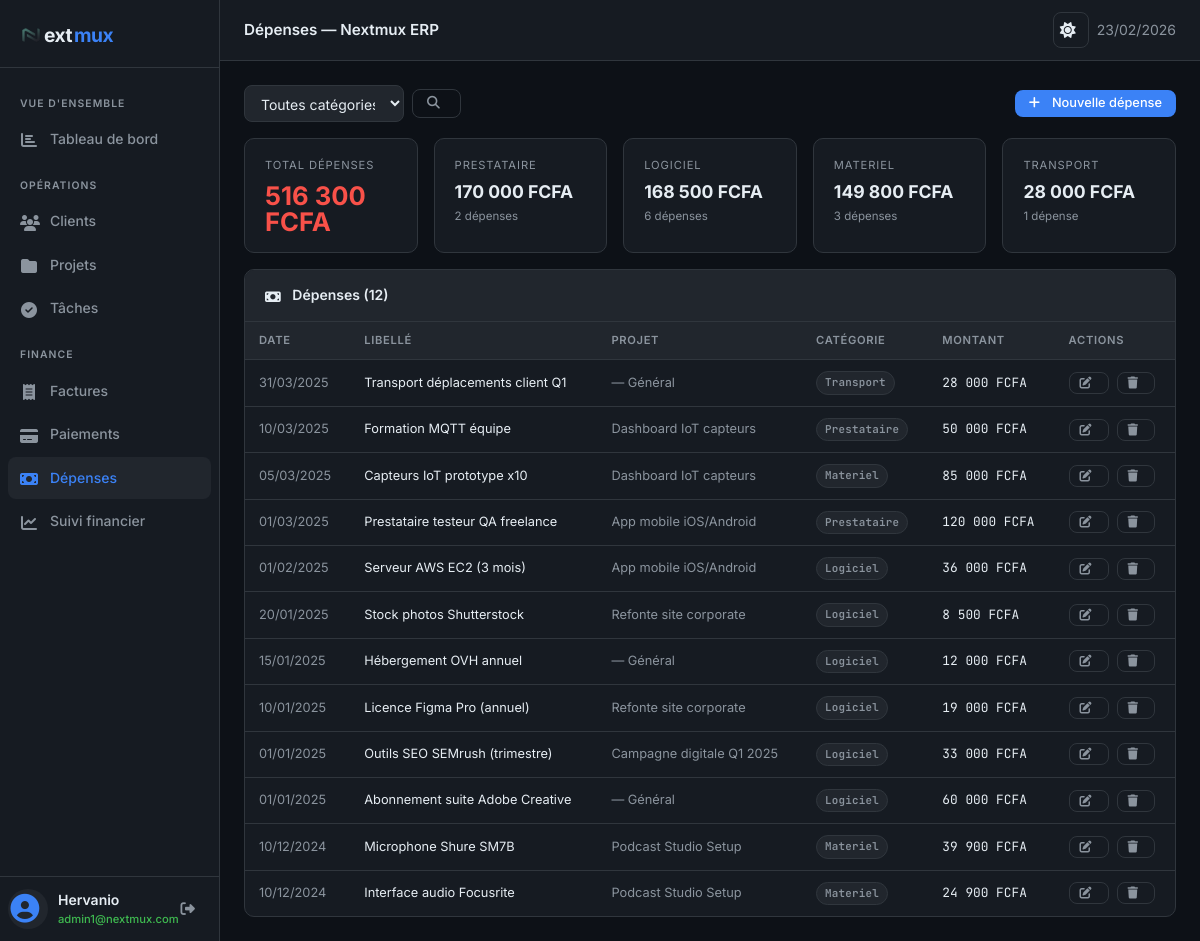
Screenshot of /depenses.php (signed in) with the database file from the repository.
### tables this page shows
CREATE TABLE `depenses` (
  `id` int(10) UNSIGNED NOT NULL,
  `projet_id` int(10) UNSIGNED DEFAULT NULL,
  `libelle` varchar(200) NOT NULL,
  `montant` decimal(12,2) NOT NULL,
  `categorie` enum('materiel','logiciel','prestataire','transport','autre') NOT NULL DEFAULT 'autre',
  `date` date NOT NULL,
  `justificatif` varchar(255) DEFAULT NULL,
  `created_at` timestamp NOT NULL DEFAULT current_timestamp()
);

CREATE TABLE `projets` (
  `id` int(10) UNSIGNED NOT NULL,
  `client_id` int(10) UNSIGNED NOT NULL,
  `titre` varchar(200) NOT NULL,
  `description` text DEFAULT NULL,
  `budget` decimal(12,2) NOT NULL DEFAULT 0.00,
  `statut` enum('prospect','en_cours','suspendu','termine') NOT NULL DEFAULT 'en_cours',
  `date_debut` date DEFAULT NULL,
  `date_fin` date DEFAULT NULL,
  `created_at` timestamp NOT NULL DEFAULT current_timestamp()
);

### db.php (called while the page is built, shortened)
<?php
function h(string $s): string
{
    return htmlspecialchars($s, ENT_QUOTES, 'UTF-8');
}
function money(float $amount): string
{
    return number_format($amount, 0, ',', ' ') . ' FCFA';
}
function formatDate(?string $date): string
{
    return (new DateTime($date))->format('d/m/Y');
}

### depenses.php (the view, shortened to what this page needs)
<?php
require_once 'db.php';
$currentPage = 'depenses';
$db = getDB();
$action = $_GET['action'] ?? 'list';
$filtre_cat = $_GET['cat'] ?? '';
$depenses = $db->prepare("
  SELECT d.*, p.titre AS projet_titre
  FROM depenses d
  LEFT JOIN projets p ON p.id=d.projet_id
  WHERE (? = '' OR d.categorie = ?)
  ORDER BY d.date DESC
");
$depenses->execute([$filtre_cat, $filtre_cat]);
$depenses = $depenses->fetchAll();
$byCategorie = $db->query("
  SELECT categorie, COUNT(*) AS nb, SUM(montant) AS total
  FROM depenses GROUP BY categorie ORDER BY total DESC
")->fetchAll();
$pageTitle = 'Dépenses — Nextmux ERP';
require_once 'header.php';
?>
<?php if ($action === 'list'): ?>
  <div class="flex gap-3 mb-4" style="justify-content:space-between;align-items:center;">
    <form method="GET" class="flex gap-2">
      <select name="cat" style="width:160px;">
        <option value="">Toutes catégories</option>
      </select>
      <button type="submit" class="btn btn-ghost" title="Rechercher"><i class="fa-solid fa-search"></i></button>
    </form>
    <a href="depenses.php?action=create" class="btn btn-primary"><i class="fa-solid fa-plus"></i> Nouvelle dépense</a>
  </div>
  <?php
  $totalDepenses = array_sum(array_column($depenses, 'montant'));
  ?>
  <div class="stat-grid mb-4" style="grid-template-columns:repeat(<?= min(count($byCategorie) + 1, 5) ?>,1fr);">
    <div class="stat-card">
      <div class="stat-label">Total dépenses</div>
      <div class="stat-value red"><?= money($totalDepenses) ?></div>
    </div>
    <?php foreach ($byCategorie as $bc): ?>
      <div class="stat-card">
        <div class="stat-label"><?= ucfirst($bc['categorie']) ?></div>
        <div class="stat-value" style="font-size:1.1rem"><?= money($bc['total']) ?></div>
        <div class="stat-sub"><?= $bc['nb'] ?> dépense<?= $bc['nb'] > 1 ? 's' : '' ?></div>
      </div>
    <?php endforeach; ?>
  </div>
  <div class="card">
    <div class="card-header"><span class="card-title"><i class="fa-solid fa-money-bill"></i> Dépenses (<?= count($depenses) ?>)</span></div>
    <?php if ($depenses): ?>
      <div class="table-wrap">
        <table>
          <thead>
            <tr>
              <th>Date</th>
              <th>Libellé</th>
              <th>Projet</th>
              <th>Catégorie</th>
              <th>Montant</th>
              <th>Actions</th>
            </tr>
          </thead>
          <tbody>
            <?php foreach ($depenses as $d): ?>
              <tr>
                <td class="text-muted"><?= formatDate($d['date']) ?></td>
                <td><?= h($d['libelle']) ?></td>
                <td class="text-muted"><?= h($d['projet_titre'] ?? '— Général') ?></td>
                <td><span class="badge badge-secondary"><?= ucfirst($d['categorie']) ?></span></td>
                <td class="mono red"><?= money($d['montant']) ?></td>
                <td>
                  <div class="flex gap-2">
                    <a href="depenses.php?action=edit&id=<?= $d['id'] ?>" class="btn btn-ghost btn-sm" title="Modifier"><i class="fa-solid fa-edit"></i></a>
                    <a href="depenses.php?action=delete&id=<?= $d['id'] ?>" class="btn btn-ghost btn-sm"
                      onclick="return confirm('Supprimer cette dépense ?')"><i class="fa-solid fa-trash"></i></a>
                  </div>
                </td>
              </tr>
            <?php endforeach; ?>
          </tbody>
        </table>
      </div>
    <?php endif; ?>
  </div>
<?php endif; ?>
<?php require_once 'footer.php'; ?>

### header.php (shortened to what this page needs)
<?php
$currentPage = $currentPage ?? '';
?>
<!DOCTYPE html>
<html lang="fr">
<head>
  <link rel="stylesheet" href="https://cdnjs.cloudflare.com/ajax/libs/font-awesome/6.5.1/css/all.min.css">
</head>
<body>
  <nav class="sidebar">
    <div class="sidebar-brand">
      <div class="logo"><img src="img/logo_nextmux.png" alt="N" class="logo-letter">ext<span>mux</span></div>
    </div>
    <div class="sidebar-nav">
      <div class="nav-section">Vue d'ensemble</div>
      <a href="index.php" class="nav-link <?= $currentPage === 'dashboard' ? 'active' : '' ?>">
        <span class="icon"><i class="fa-solid fa-chart-bar"></i></span> Tableau de bord
      </a>
      <div class="nav-section">Opérations</div>
      <a href="clients.php" class="nav-link <?= $currentPage === 'clients' ? 'active' : '' ?>">
        <span class="icon"><i class="fa-solid fa-users"></i></span> Clients
      </a>
      <a href="projets.php" class="nav-link <?= $currentPage === 'projets' ? 'active' : '' ?>">
        <span class="icon"><i class="fa-solid fa-folder"></i></span> Projets
      </a>
      <a href="taches.php" class="nav-link <?= $currentPage === 'taches' ? 'active' : '' ?>">
        <span class="icon"><i class="fa-solid fa-check-circle"></i></span> Tâches
      </a>
      <div class="nav-section">Finance</div>
      <a href="factures.php" class="nav-link <?= $currentPage === 'factures' ? 'active' : '' ?>">
        <span class="icon"><i class="fa-solid fa-receipt"></i></span> Factures
      </a>
      <a href="paiements.php" class="nav-link <?= $currentPage === 'paiements' ? 'active' : '' ?>">
        <span class="icon"><i class="fa-solid fa-credit-card"></i></span> Paiements
      </a>
      <a href="depenses.php" class="nav-link <?= $currentPage === 'depenses' ? 'active' : '' ?>">
        <span class="icon"><i class="fa-solid fa-money-bill"></i></span> Dépenses
      </a>
      <a href="finance.php" class="nav-link <?= $currentPage === 'finance' ? 'active' : '' ?>">
        <span class="icon"><i class="fa-solid fa-chart-line"></i></span> Suivi financier
      </a>
    </div>
    <div class="sidebar-session">
      <div class="session-user">
        <div class="user-avatar"><i class="fa-solid fa-user-circle"></i></div>
        <div class="user-info">
          <div class="user-name"><?= h($_SESSION['user']['nom'] ?? 'Utilisateur') ?></div>
          <div class="user-status"><?= h($_SESSION['user']['email'] ?? '') ?></div>
        </div>
      </div>
      <a href="logout.php" class="session-logout" title="Se déconnecter"
         onclick="return confirm('Se déconnecter ?')"><i class="fa-solid fa-sign-out-alt"></i></a>
    </div>
  </nav>
  <div class="main-wrap">
    <div class="topbar">
      <span class="topbar-title"><?= h($pageTitle ?? APP_NAME) ?></span>
      <div class="topbar-actions">
        <button class="theme-toggle" id="themeToggle" title="Basculer mode sombre/clair">🌙</button>
        <span class="text-muted"><?= date('d/m/Y') ?></span>
      </div>
    </div>
    <div class="main-content">

### footer.php (shortened to what this page needs)
</div>
</div>
</body>
</html>

### rows the page displays
depenses: date "31/03/2025", libelle "Transport déplacements client Q1", projet_titre "— Général", categorie "Transport", montant "28 000 FCFA"
depenses: date "10/03/2025", libelle "Formation MQTT équipe", projet.titre "Dashboard IoT capteurs", categorie "Prestataire", montant "50 000 FCFA"
depenses: date "05/03/2025", libelle "Capteurs IoT prototype x10", projet.titre "Dashboard IoT capteurs", categorie "Materiel", montant "85 000 FCFA"
depenses: date "01/03/2025", libelle "Prestataire testeur QA freelance", projet.titre "App mobile iOS/Android", categorie "Prestataire", montant "120 000 FCFA"
depenses: date "01/02/2025", libelle "Serveur AWS EC2 (3 mois)", projet.titre "App mobile iOS/Android", categorie "Logiciel", montant "36 000 FCFA"
depenses: date "20/01/2025", libelle "Stock photos Shutterstock", projet.titre "Refonte site corporate", categorie "Logiciel", montant "8 500 FCFA"
depenses: date "15/01/2025", libelle "Hébergement OVH annuel", projet_titre "— Général", categorie "Logiciel", montant "12 000 FCFA"
depenses: date "10/01/2025", libelle "Licence Figma Pro (annuel)", projet.titre "Refonte site corporate", categorie "Logiciel", montant "19 000 FCFA"
depenses: date "01/01/2025", libelle "Outils SEO SEMrush (trimestre)", projet.titre "Campagne digitale Q1 2025", categorie "Logiciel", montant "33 000 FCFA"
depenses: date "01/01/2025", libelle "Abonnement suite Adobe Creative", projet_titre "— Général", categorie "Logiciel", montant "60 000 FCFA"
depenses: date "10/12/2024", libelle "Microphone Shure SM7B", projet.titre "Podcast Studio Setup", categorie "Materiel", montant "39 900 FCFA"
depenses: date "10/12/2024", libelle "Interface audio Focusrite", projet.titre "Podcast Studio Setup", categorie "Materiel", montant "24 900 FCFA"

### other values shown
$_SESSION['user']['nom'] "Hervanio"
$_SESSION['user']['email'] "admin1@nextmux.com"
$pageTitle "Dépenses — Nextmux ERP"
money($totalDepenses) "516 300 FCFA"
$bc['categorie'] "PRESTATAIRE"
money($bc['total']) "170 000 FCFA"
$bc['nb'] "2"
$bc['categorie'] "LOGICIEL"
money($bc['total']) "168 500 FCFA"
$bc['nb'] "6"
$bc['categorie'] "MATERIEL"
money($bc['total']) "149 800 FCFA"
$bc['nb'] "3"
$bc['categorie'] "TRANSPORT"
money($bc['total']) "28 000 FCFA"
